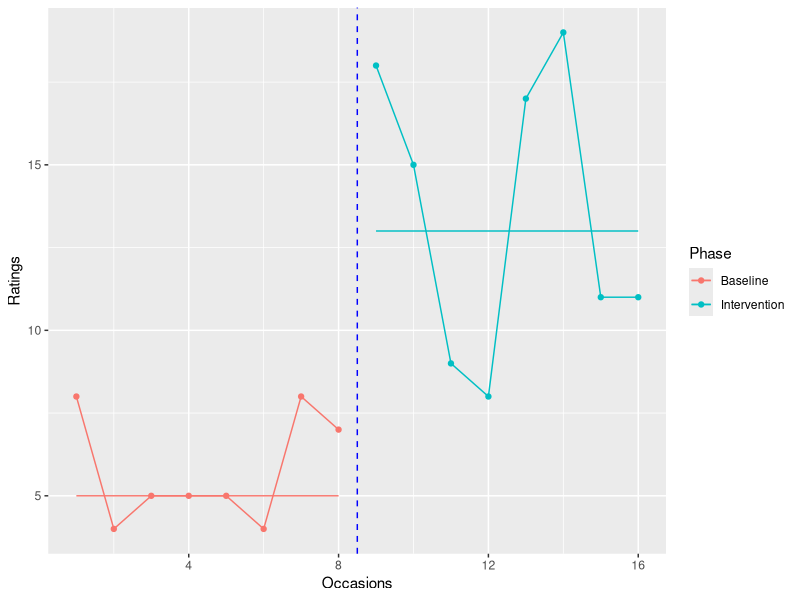

This chart was generated by the following R code:
library(tidyverse)
db4 <- data.frame(
  Rate = c(8, 4, 5, 5, 5, 4, 8, 7, 18, 15, 9, 8, 17, 19, 11, 11),
  Phase = c("A", "A", "A", "A", "A", "A", "A", "A", "B", "B", "B", "B", "B", "B", "B", "B"),
  Occasions = c(1, 2, 3, 4, 5, 6, 7, 8, 9, 10, 11, 12, 13, 14, 15, 16)
)

medians <- db4 %>%
  group_by(Phase) %>%
  summarise(
    y = median(Rate),
    x_start = min(Occasions),
    x_end = max(Occasions)
    )

ggplot(data = db4, aes(x = Occasions, y = Rate, color = Phase)) +
  geom_point() +
  geom_line() +
  geom_segment(
    data = medians,
    mapping = aes(x = x_start, xend = x_end, y = y, yend = y)
    ) +
  geom_vline(
    mapping = aes(xintercept = median(Occasions)),
    linetype = "dashed",
    color = "blue",
    size = 0.5
    ) +
  labs(x = "Occasions", y = "Ratings") +
  scale_colour_hue(labels = c("Baseline", "Intervention"))
